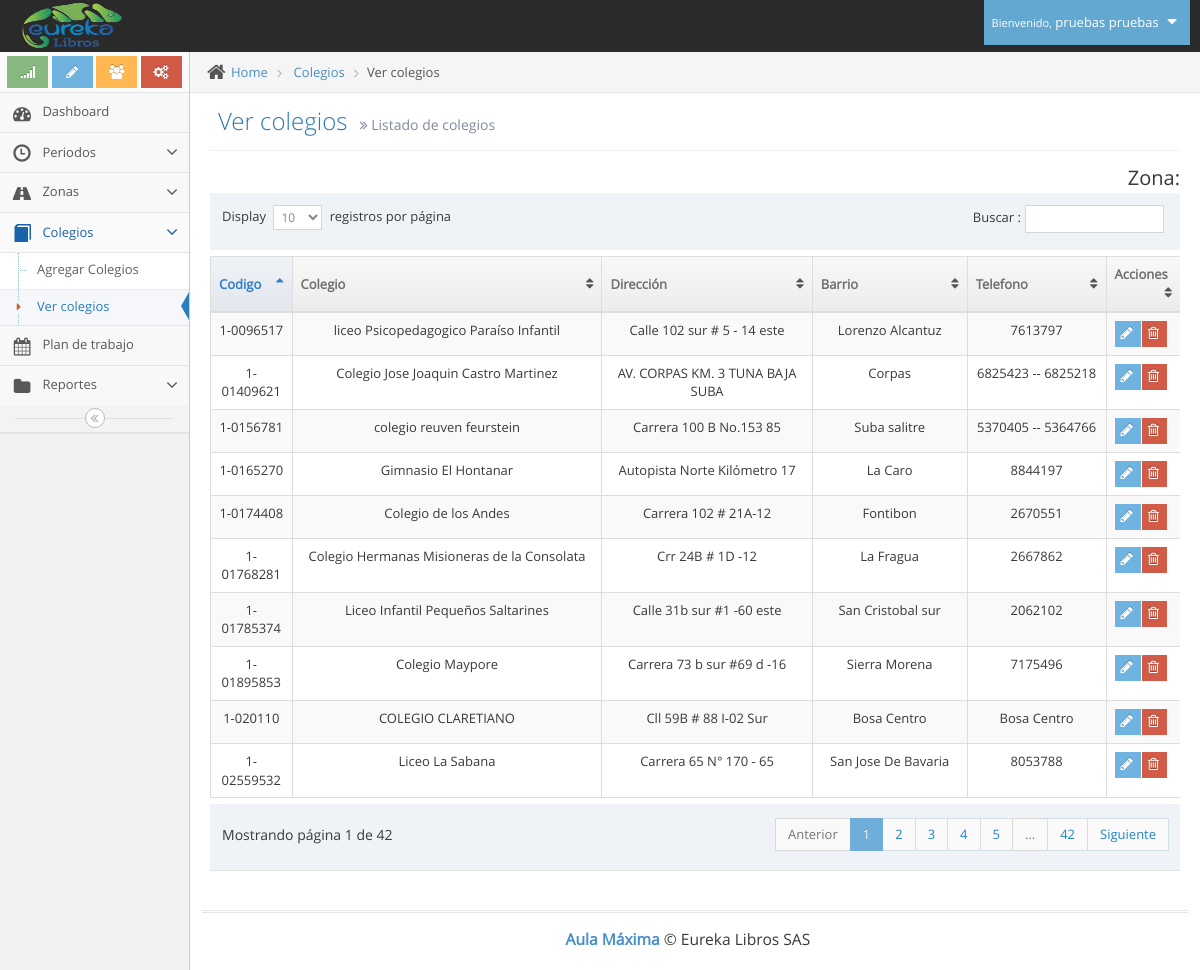
The page /ver_colegios.php (signed in) on the database its author committed.
### tables this page shows
CREATE TABLE `usuarios` (
  `id` int(11) NOT NULL,
  `tipo` int(11) NOT NULL,
  `id_pais` int(11) NOT NULL,
  `cedula` varchar(12) NOT NULL,
  `nombres` varchar(100) NOT NULL,
  `apellidos` varchar(100) NOT NULL,
  `telefono` varchar(12) NOT NULL,
  `direccion` varchar(100) NOT NULL,
  `correo` varchar(100) NOT NULL,
  `clave` varchar(100) NOT NULL,
  `cod_zona` varchar(10) NOT NULL
);

CREATE TABLE `colegios` (
  `id` int(11) NOT NULL,
  `codigo` varchar(11) NOT NULL,
  `colegio` varchar(100) NOT NULL,
  `direccion` varchar(100) NOT NULL,
  `barrio` varchar(100) NOT NULL,
  `telefono` varchar(20) NOT NULL,
  `web` varchar(100) NOT NULL,
  `cumpleaños` date NOT NULL,
  `cod_zona` varchar(8) NOT NULL,
  `id_usuario` int(11) NOT NULL,
  `fecha_creacion` timestamp NOT NULL DEFAULT CURRENT_TIMESTAMP ON UPDATE CURRENT_TIMESTAMP
);

### ver_colegios.php (the view, shortened to what this page needs)
<!DOCTYPE html>
<html lang="es">
	<head>
		<link rel="stylesheet" href="assets/css/bootstrap.min.css" />
		<link rel="stylesheet" href="assets/font-awesome/4.5.0/css/font-awesome.min.css" />
		<link rel="stylesheet" href="assets/css/jquery-ui.min.css" />
		<link rel="stylesheet" href="assets/css/bootstrap-datepicker3.min.css" />
		<link href="assets/js/dataTables/dataTables.bootstrap.css" rel="stylesheet" />
		<link rel="stylesheet" href="assets/css/ace.min.css" class="ace-main-stylesheet" id="main-ace-style" />
		<link rel="stylesheet" href="assets/css/ace-skins.min.css" />
		<link rel="stylesheet" href="assets/css/ace-rtl.min.css" />
	</head>
	<body class="no-skin">
		<?php include("template/nav.php"); ?>
		<div class="main-container ace-save-state" id="main-container">
			<?php include("template/sidebar.php"); ?>
			<div class="main-content">
				<div class="main-content-inner">
					<div class="breadcrumbs ace-save-state" id="breadcrumbs">
						<ul class="breadcrumb">
							<li>
								<i class="ace-icon fa fa-home home-icon"></i>
								<a href="#">Home</a>
							</li>
							<li>
								<a href="#">Colegios</a>
							</li>
							<li class="active">Ver colegios</li>
						</ul>
					</div>
					<div class="page-content">
						<div class="page-header">
							<h1>
								Ver colegios
								<small>
									<i class="ace-icon fa fa-angle-double-right"></i>
									Listado de colegios
								</small>
							</h1>
						</div>
							<?php
								$sql_z = "SELECT zona FROM zonas WHERE codigo='".$_SESSION['zona']."'";
								$req_z = $bdd->prepare($sql_z);
								$req_z->execute();
								$zona = $req_z->fetch();
								echo "<div class='pull-right' style='font-size: 20px;'>Zona: ". $zona["zona"]."</div>";
							?>
						<div class="row">
							<div class="col-xs-12">
								<?php
                                include("conexion/bdd.php");
                                if ($_SESSION["tipo"]==1) {
                                	$sql = "SELECT id, codigo, colegio, direccion, barrio,telefono FROM colegios ";
									$req = $bdd->prepare($sql);
									$req->execute();
                                }
                                else {
                                	$sql = "SELECT id, codigo, colegio, direccion, barrio,telefono FROM colegios WHERE cod_zona='".$_SESSION['zona']."'";
									$req = $bdd->prepare($sql);
									$req->execute();
                                }
								$colegios = $req->fetchAll();
                            ?>
                            <div class="table-responsive">
                                <table class="table table-striped table-bordered table-hover" id="dataTables-example">
                                    <thead>
                                        <tr>
                                            <th>Codigo</th>
                                            <th>Colegio</th>
                                            <th>Dirección</th>
                                            <th>Barrio</th>
                                            <th>Telefono</th>
                                            <th>Acciones</th>
                                        </tr>
                                    </thead>
                                    <tbody>
                                        <?php
                                        	foreach($colegios as $colegio) {
                                               $codigo = $colegio['codigo'];
                                               $nombre = $colegio['colegio'];
                                               $direccion = $colegio['direccion'];
                                               $barrio = $colegio['barrio'];
                                               $telefono = $colegio['telefono'];
                                                echo'<tr class="odd gradeX">';
                                                echo'<td class="center">'.$codigo.'</td>';
                                                echo'<td class="center">'.$nombre.'</td>';
                                                echo'<td class="center">'.$direccion.'</td>';
                                                echo'<td class="center">'.$barrio.'</td>';
                                                echo'<td class="center">'.$telefono.'</td>';
                                                echo '<td>
														<div class="hidden-sm hidden-xs btn-group">
															<a class="btn btn-xs btn-info" href="colegio.php?codigo='.$codigo.'">
																<i class="ace-icon fa fa-pencil bigger-120"></i>
															</a>
															<a class="btn btn-xs btn-danger eliminar" href="#" data-codigo='.$codigo.'>
																<i class="ace-icon fa fa-trash-o bigger-120"></i>
															</a>
														</div>
														<div class="hidden-md hidden-lg">
															<div class="inline pos-rel">
																<button class="btn btn-minier btn-primary dropdown-toggle" data-toggle="dropdown" data-position="auto">
																	<i class="ace-icon fa fa-cog icon-only bigger-110"></i>
																</button>
																<ul class="dropdown-menu dropdown-only-icon dropdown-yellow dropdown-menu-right dropdown-caret dropdown-close">
																	<li>
																		<a href="colegio.php?codigo='.$codigo.'" class="tooltip-success" data-rel="tooltip" title="Edit">
																			<span class="green">
																				<i class="ace-icon fa fa-pencil-square-o bigger-120"></i>
																			</span>
																		</a>
																	</li>
																	<li>
																		<a href="#" class="tooltip-error eliminar" data-rel="tooltip
																		" title="Delete" data-codigo='.$codigo.'>
																			<span class="red">
																				<i class="ace-icon fa fa-trash-o bigger-120"></i>
																			</span>
																		</a>
																	</li>
																</ul>
															</div>
														</div>
													</td>';
                                            }
                                         ?>
                                        </tr>
                                    </tbody>
                                </table>
                            </div>
							</div>
						</div>
					</div>
				</div>
			</div>
			<div class="footer">
				<div class="footer-inner">
					<div class="footer-content">
						<span class="bigger-120">
							<span class="blue bolder">Aula Máxima</span>
							 &copy; Eureka Libros SAS
						</span>
					</div>
				</div>
			</div>
		</div>
	</body>
</html>

### template/nav.php (shortened to what this page needs)
<div id="navbar" class="navbar navbar-default          ace-save-state">
			<div class="navbar-container ace-save-state" id="navbar-container">
				<div class="navbar-header pull-left">
					<a href="index.php" class="navbar-brand">
						<small>
							<img src="assets/images/logo_eureka.png" alt="" class="" height="50px" width="100px">
						</small>
					</a>
				</div>
				<div class="navbar-buttons navbar-header pull-right" role="navigation">
					<ul class="nav ace-nav">
						<li class="light-blue dropdown-modal">
							<a data-toggle="dropdown" href="#" class="dropdown-toggle">
								<?php
									require_once('conexion/bdd.php');
									$sql = "SELECT nombres,apellidos FROM usuarios WHERE id='".$_SESSION['id']."'";
									$req = $bdd->prepare($sql);
									$req->execute();
									$usuario = $req->fetch();
									$nombre_completo=$usuario["nombres"]." ".$usuario["apellidos"];
								?>
									<small>Bienvenido,</small>
									<?php echo $nombre_completo; ?>
								<i class="ace-icon fa fa-caret-down"></i>
							</a>
						</li>
					</ul>
				</div>
			</div>
		</div>

### rows shown on the page
usuarios: nombre_completo "pruebas pruebas"
colegios: codigo "1-0096517", colegio "liceo Psicopedagogico Paraíso Infantil", direccion "Calle 102 sur # 5 - 14 este", barrio "Lorenzo Alcantuz", telefono "7613797"
colegios: codigo "1-0156781", colegio "colegio reuven feurstein", direccion "Carrera 100 B No.153 85", barrio "Suba salitre", telefono "5370405 -- 5364766"
colegios: codigo "1-01409621", colegio "Colegio Jose Joaquin Castro Martinez", direccion "AV. CORPAS KM. 3 TUNA BAJA SUBA", barrio "Corpas", telefono "6825423 -- 6825218"
colegios: codigo "1-020110", colegio "COLEGIO CLARETIANO", direccion "Cll 59B # 88 I-02 Sur", barrio "Bosa Centro", telefono "Bosa Centro"
colegios: codigo "1-01768281", colegio "Colegio Hermanas Misioneras de la Consolata", direccion "Crr 24B # 1D -12", barrio "La Fragua", telefono "2667862"
colegios: codigo "1-0174408", colegio "Colegio de los Andes", direccion "Carrera 102 # 21A-12", barrio "Fontibon", telefono "2670551"
colegios: codigo "1-0165270", colegio "Gimnasio El Hontanar", direccion "Autopista Norte Kilómetro 17", barrio "La Caro", telefono "8844197"
colegios: codigo "1-01785374", colegio "Liceo Infantil Pequeños Saltarines", direccion "Calle 31b sur #1 -60 este", barrio "San Cristobal sur", telefono "2062102"
colegios: codigo "1-02559532", colegio "Liceo La Sabana", direccion "Carrera 65 N° 170 - 65", barrio "San Jose De Bavaria", telefono "8053788"
colegios: codigo "1-01895853", colegio "Colegio Maypore", direccion "Carrera 73 b sur #69 d -16", barrio "Sierra Morena", telefono "7175496"
